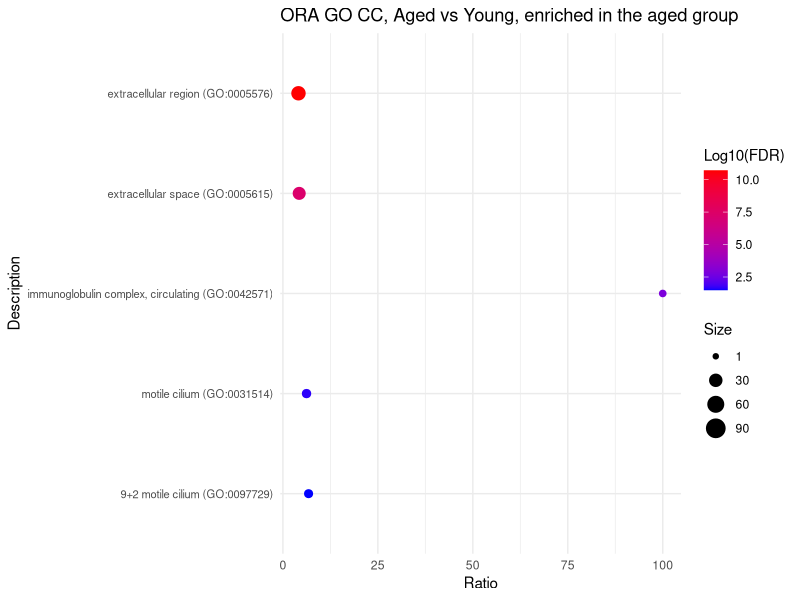
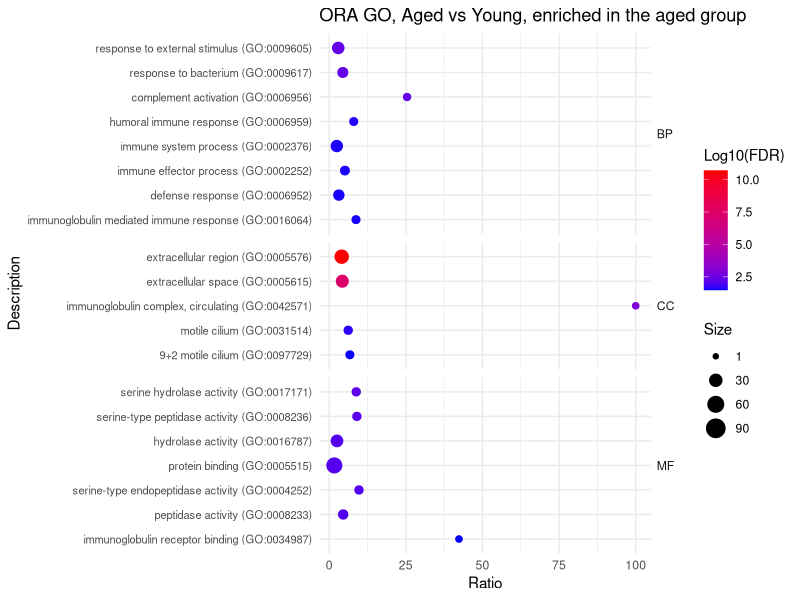
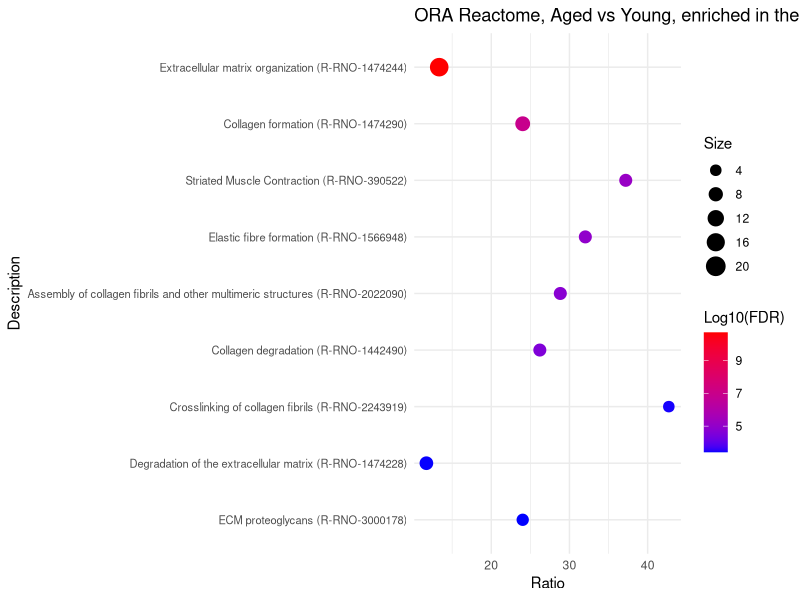
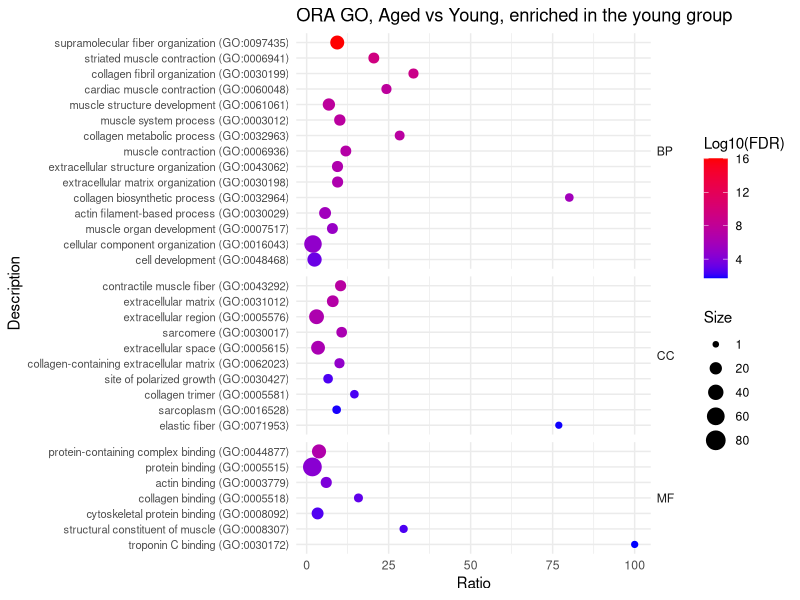
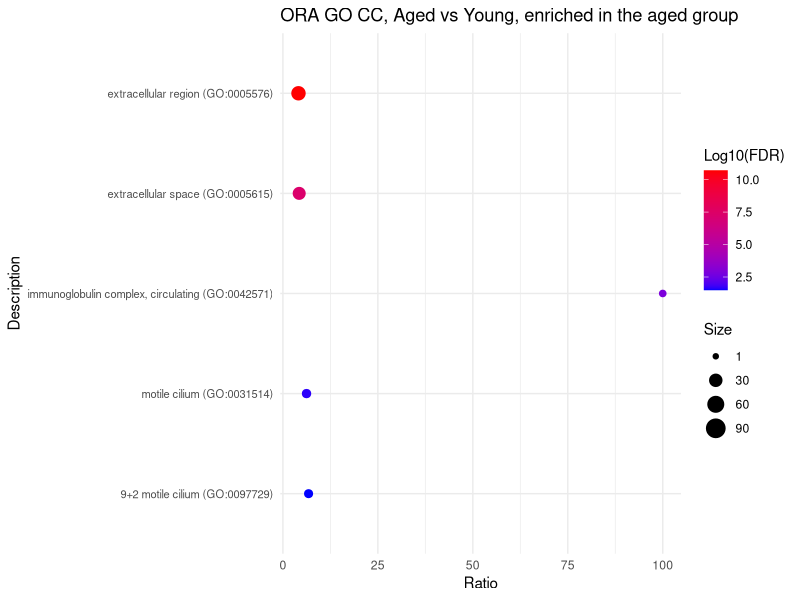
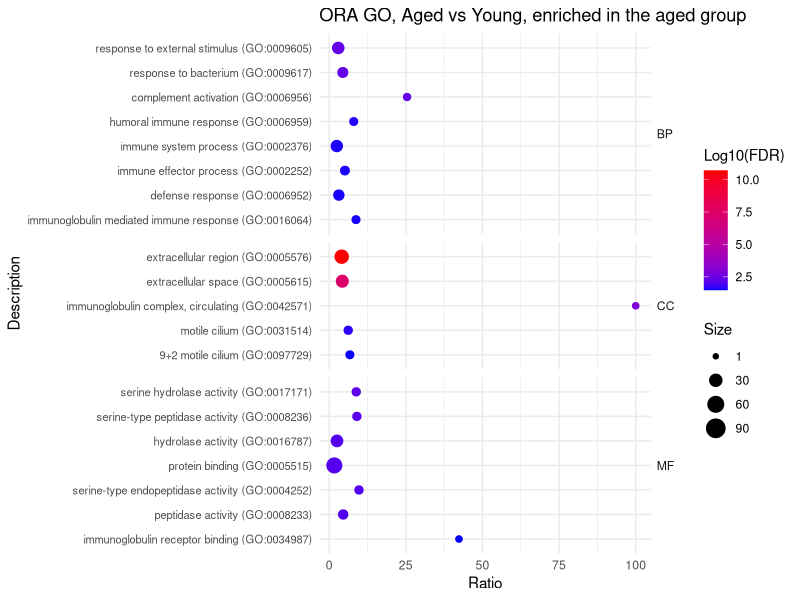
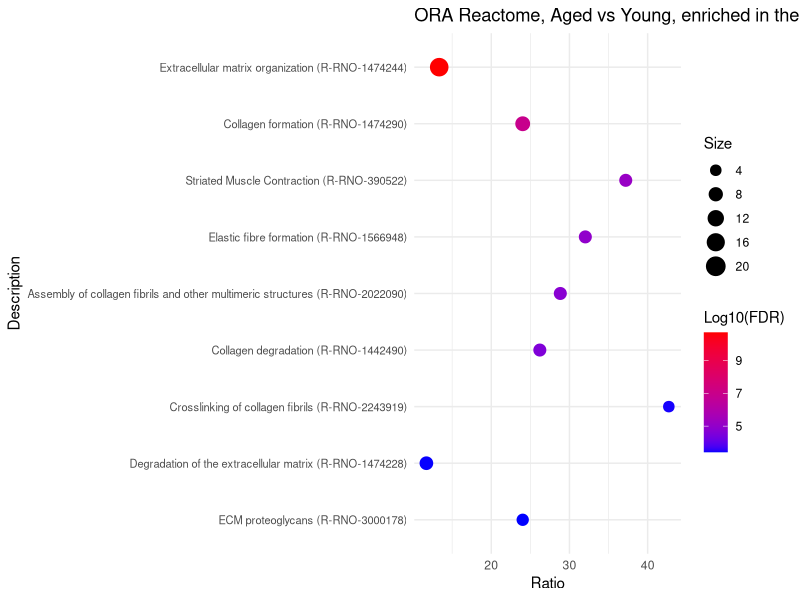
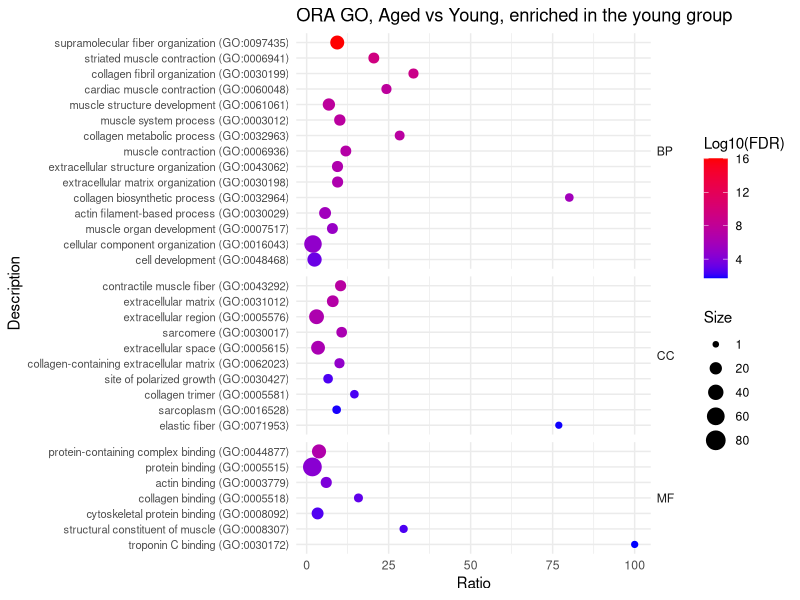

The R source for these figures, in order:
setwd(dirname(rstudioapi::getSourceEditorContext()$path))

library(readxl)
library(rio)
library(dplyr)
library(ggplot2)
library(ggrepel)

## ORA example ----------------------------------------------------------------
# aged vs young 



# up in aged GO CC----------------------

up <- read_excel("ORA_summary.xlsx", sheet = "aged GO CC")

# Order Description based on the absolute value of Log10(FDR) in descending order
# This places the most significant (largest absolute Log10(FDR)) at the top
up <- up %>%
  arrange((abs(`Log10(FDR)`))) %>%
  mutate(Description = factor(Description, levels = unique(Description)))

# Create the plot Figure 2d
p1 <- ggplot(up, aes(x = Ratio, y = Description, color = `Log10(FDR)`, size = Size)) +
  geom_point() + scale_size_continuous(breaks = c(1, 30, 60, 90),
                                       limits = c(0, 90)) +
  scale_colour_gradient(low = "blue", high = "red",
                        space = "Lab", na.value = "grey50", guide = "colourbar",
                        aesthetics = "colour") +
  ggtitle("ORA GO CC, Aged vs Young, enriched in the aged group") +
  theme_minimal() +
  theme(axis.text.y = element_text(size = 8)) # Adjust text size for readability

# Print the plot
print(p1)

up <- read_excel("ORA_summary.xlsx", sheet = "aged GO summary")

up <- up %>%
  group_by(GO) %>%
  arrange(`Log10(FDR)`, .by_grodown= TRUE) %>%
  ungroup() %>%
  mutate(Description = factor(Description, levels = unique(Description)))

# Create the plot, Figure S3a
p2 <- ggplot(up, aes(x = Ratio, y = Description, color = `Log10(FDR)`, size = Size)) +
  geom_point() + scale_size_continuous(breaks = c(1, 30, 60, 90),
                                       limits = c(0, 90)) +
  scale_colour_gradient(low = "blue", high = "red",
                        space = "Lab", na.value = "grey50", guide = "colourbar",
                        aesthetics = "colour") +
  ggtitle("ORA GO, Aged vs Young, enriched in the aged group") +
  # Facet by FactorType to create separate clusters
  facet_grid(GO ~ ., scales = "free_y", space = "free_y") +
  theme_minimal() +
  theme(axis.text.y = element_text(size = 8), # Adjust text size for readability
        strip.text.y = element_text(angle = 0, hjust = 0)) # Keep facet labels horizontal

print(p2)


## reactome -------
## up in aged -------


up <- read_excel("ORA_summary.xlsx", sheet = "young Reactome")

# Order Description based on the absolute value of Log10(FDR) in descending order
# This places the most significant (largest absolute Log10(FDR)) at the top
up <- up %>%
  arrange((abs(`Log10(FDR)`))) %>%
  mutate(Description = factor(Description, levels = unique(Description)))

# Create the plot Figure 3f
p3 <- ggplot(up, aes(x = Ratio, y = Description, color = `Log10(FDR)`, size = Size)) +
  geom_point() + scale_size_continuous(breaks = c(4,8,12,16,20),
                                       limits = c(0, 20)) +
  scale_colour_gradient(low = "blue", high = "red",
                        space = "Lab", na.value = "grey50", guide = "colourbar",
                        aesthetics = "colour") +
  ggtitle("ORA Reactome, Aged vs Young, enriched in the young group") +
  theme_minimal() +
  theme(axis.text.y = element_text(size = 8)) # Adjust text size for readability

# Print the plot
print(p3)

# up in young GO SELECT--------

up <- read_excel("ORA_summary.xlsx", sheet = "young GO summary")


up <- up %>%
  group_by(GO) %>%
  arrange(`Log10(FDR)`, .by_grodown= TRUE) %>%
  ungroup() %>%
  mutate(Description = factor(Description, levels = unique(Description)))

# Create the plot,Figure S3b
p4 <- ggplot(up, aes(x = Ratio, y = Description, color = `Log10(FDR)`, size = Size)) +
  geom_point() +  scale_size_continuous(breaks = c(1, 20, 40, 60, 80),
                                        limits = c(0, 80)) +
  scale_colour_gradient(low = "blue", high = "red",
                        space = "Lab", na.value = "grey50", guide = "colourbar",
                        aesthetics = "colour") +
  ggtitle("ORA GO, Aged vs Young, enriched in the young group") +
  # Facet by FactorType to create separate clusters
  facet_grid(GO ~ ., scales = "free_y", space = "free_y") +
  theme_minimal() +
  theme(axis.text.y = element_text(size = 8), # Adjust text size for readability
        strip.text.y = element_text(angle = 0, hjust = 0)) # Keep facet labels horizontal

print(p4)


pdf("ORA_age_vs_young_single_factor.pdf", width = 11, height = 8.5)
print(p1)
print(p2)
print(p3)
print(p4)
dev.off()


save.image("ORA aged vs young single factor.RData")
